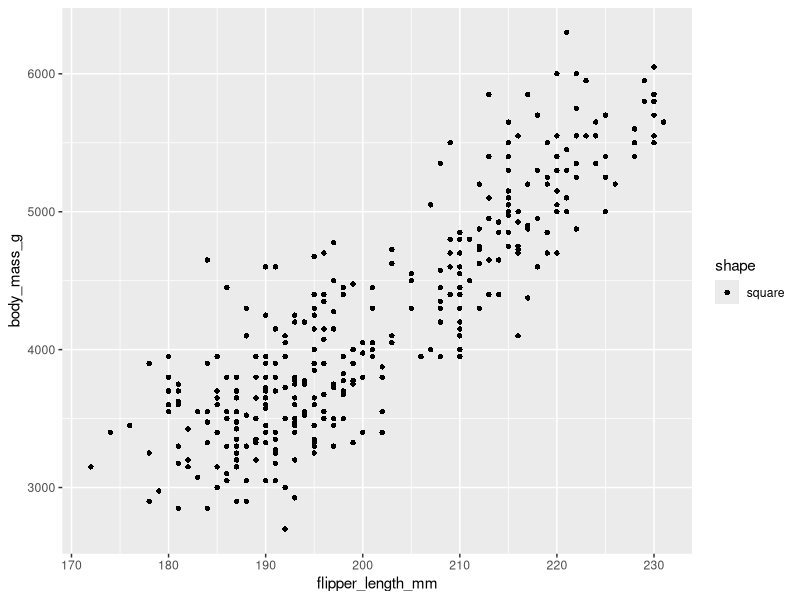

Reproduce this figure in R.
# Our second script

library(tidyverse)
library(palmerpenguins)

# Let's do a plot!
ggplot(data = penguins) +
  geom_point(
    mapping = aes(
      x = flipper_length_mm,
      y = body_mass_g,
      shape = 'square'
    )
  )
